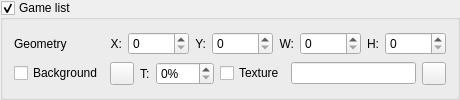
               <widget class="QGroupBox" name="groupBoxGamelist" >
                <property name="toolTip" >
                 <string>Control display of game list</string>
                </property>
                <property name="title" >
                 <string>Game list</string>
                </property>
                <property name="checkable" >
                 <bool>true</bool>
                </property>
                <property name="checked" >
                 <bool>true</bool>
                </property>
                <layout class="QGridLayout" name="gridLayout_7" >
                 <item row="0" column="0" >
                  <widget class="QLabel" name="labelSceneGamelistGeometry" >
                   <property name="text" >
                    <string>Geometry</string>
                   </property>
                  </widget>
                 </item>
                 <item row="0" column="1" >
                  <layout class="QHBoxLayout" name="horizontalLayout_3" >
                   <item>
                    <widget class="QLabel" name="label_24" >
                     <property name="sizePolicy" >
                      <sizepolicy vsizetype="Preferred" hsizetype="Fixed" >
                       <horstretch>0</horstretch>
                       <verstretch>0</verstretch>
                      </sizepolicy>
                     </property>
                     <property name="text" >
                      <string>X:</string>
                     </property>
                     <property name="alignment" >
                      <set>Qt::AlignRight|Qt::AlignTrailing|Qt::AlignVCenter</set>
                     </property>
                    </widget>
                   </item>
                   <item>
                    <widget class="QSpinBox" name="spinBoxSceneGamelistPosX" >
                     <property name="toolTip" >
                      <string>X coordinate of item position</string>
                     </property>
                     <property name="maximum" >
                      <number>99999</number>
                     </property>
                    </widget>
                   </item>
                   <item>
                    <widget class="QLabel" name="label_25" >
                     <property name="sizePolicy" >
                      <sizepolicy vsizetype="Preferred" hsizetype="Fixed" >
                       <horstretch>0</horstretch>
                       <verstretch>0</verstretch>
                      </sizepolicy>
                     </property>
                     <property name="text" >
                      <string>Y:</string>
                     </property>
                     <property name="alignment" >
                      <set>Qt::AlignRight|Qt::AlignTrailing|Qt::AlignVCenter</set>
                     </property>
                    </widget>
                   </item>
                   <item>
                    <widget class="QSpinBox" name="spinBoxSceneGamelistPosY" >
                     <property name="toolTip" >
                      <string>Y coordinate of item position</string>
                     </property>
                     <property name="maximum" >
                      <number>99999</number>
                     </property>
                    </widget>
                   </item>
                   <item>
                    <widget class="QLabel" name="label_26" >
                     <property name="sizePolicy" >
                      <sizepolicy vsizetype="Preferred" hsizetype="Fixed" >
                       <horstretch>0</horstretch>
                       <verstretch>0</verstretch>
                      </sizepolicy>
                     </property>
                     <property name="text" >
                      <string>W:</string>
                     </property>
                     <property name="alignment" >
                      <set>Qt::AlignRight|Qt::AlignTrailing|Qt::AlignVCenter</set>
                     </property>
                    </widget>
                   </item>
                   <item>
                    <widget class="QSpinBox" name="spinBoxSceneGamelistWidth" >
                     <property name="toolTip" >
                      <string>Item width</string>
                     </property>
                     <property name="maximum" >
                      <number>99999</number>
                     </property>
                    </widget>
                   </item>
                   <item>
                    <widget class="QLabel" name="label_27" >
                     <property name="sizePolicy" >
                      <sizepolicy vsizetype="Preferred" hsizetype="Fixed" >
                       <horstretch>0</horstretch>
                       <verstretch>0</verstretch>
                      </sizepolicy>
                     </property>
                     <property name="text" >
                      <string>H:</string>
                     </property>
                     <property name="alignment" >
                      <set>Qt::AlignRight|Qt::AlignTrailing|Qt::AlignVCenter</set>
                     </property>
                    </widget>
                   </item>
                   <item>
                    <widget class="QSpinBox" name="spinBoxSceneGamelistHeight" >
                     <property name="toolTip" >
                      <string>Item height</string>
                     </property>
                     <property name="maximum" >
                      <number>99999</number>
                     </property>
                    </widget>
                   </item>
                  </layout>
                 </item>
                 <item row="1" column="0" >
                  <widget class="QCheckBox" name="checkBoxSceneGamelistBackground" >
                   <property name="toolTip" >
                    <string>Use background for this item</string>
                   </property>
                   <property name="text" >
                    <string>Background</string>
                   </property>
                  </widget>
                 </item>
                 <item row="1" column="1" >
                  <layout class="QHBoxLayout" name="horizontalLayout_2" >
                   <item>
                    <widget class="QToolButton" name="toolButtonSceneGamelistBackgroundColor" >
                     <property name="sizePolicy" >
                      <sizepolicy vsizetype="Minimum" hsizetype="Minimum" >
                       <horstretch>0</horstretch>
                       <verstretch>0</verstretch>
                      </sizepolicy>
                     </property>
                     <property name="toolTip" >
                      <string>Select background color</string>
                     </property>
                     <property name="text" >
                      <string/>
                     </property>
                     <property name="icon" >
                      <iconset resource="../qmc2.qrc" >
                       <normaloff>:/data/img/colors.png</normaloff>:/data/img/colors.png</iconset>
                     </property>
                    </widget>
                   </item>
                   <item>
                    <widget class="QLabel" name="label_29" >
                     <property name="text" >
                      <string>T:</string>
                     </property>
                    </widget>
                   </item>
                   <item>
                    <widget class="QSpinBox" name="spinBoxSceneGamelistBackgroundTransparency" >
                     <property name="toolTip" >
                      <string>Select background transparency</string>
                     </property>
                     <property name="suffix" >
                      <string>%</string>
                     </property>
                     <property name="maximum" >
                      <number>100</number>
                     </property>
                    </widget>
                   </item>
                   <item>
                    <widget class="QCheckBox" name="checkBoxSceneGamelistBackgroundTexture" >
                     <property name="toolTip" >
                      <string>Use texture bitmap for background</string>
                     </property>
                     <property name="text" >
                      <string>Texture</string>
                     </property>
                    </widget>
                   </item>
                   <item>
                    <widget class="QLineEdit" name="lineEditSceneGamelistBackgroundTexture" >
                     <property name="toolTip" >
                      <string>Texture bitmap for background</string>
                     </property>
                    </widget>
                   </item>
                   <item>
                    <widget class="QToolButton" name="toolButtonBrowseSceneGamelistBackgroundTexture" >
                     <property name="sizePolicy" >
                      <sizepolicy vsizetype="Fixed" hsizetype="Fixed" >
                       <horstretch>0</horstretch>
                       <verstretch>0</verstretch>
                      </sizepolicy>
                     </property>
                     <property name="toolTip" >
                      <string>Browse texture bitmap for background</string>
                     </property>
                     <property name="icon" >
                      <iconset resource="../qmc2.qrc" >
                       <normaloff>:/data/img/fileopen.png</normaloff>:/data/img/fileopen.png</iconset>
                     </property>
                    </widget>
                   </item>
                  </layout>
                 </item>
                </layout>
               </widget>
